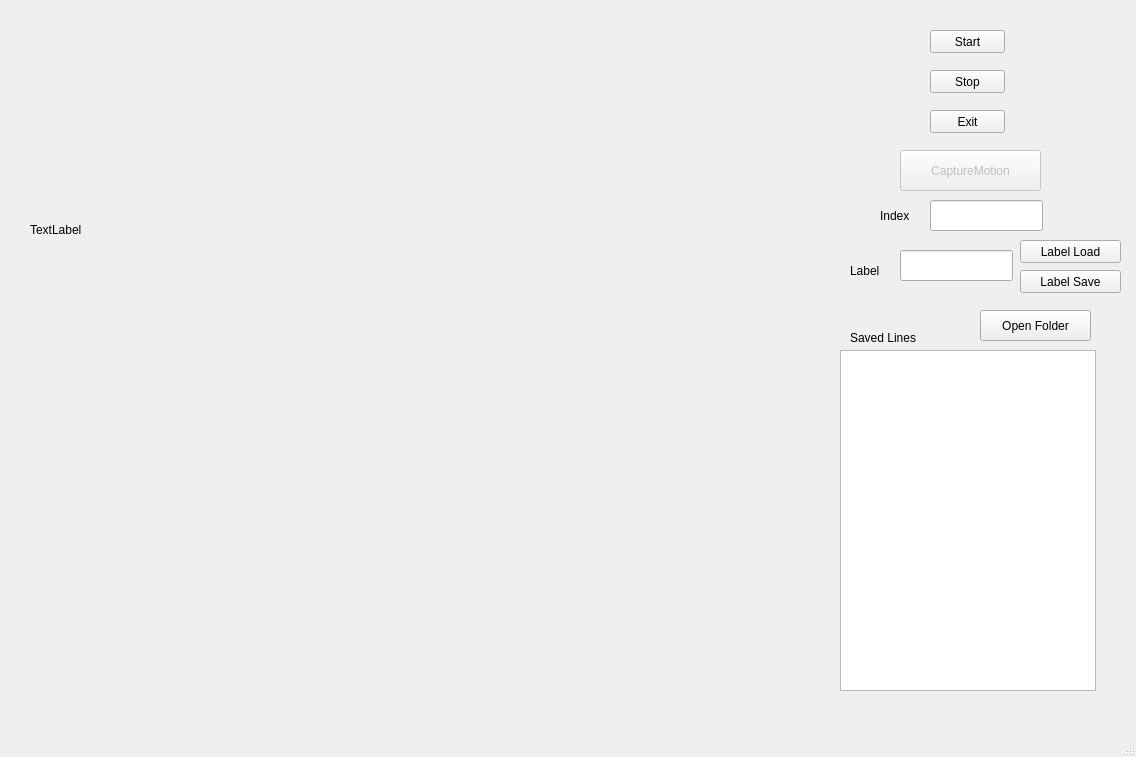
<?xml version="1.0" encoding="UTF-8"?>
<ui version="4.0">
 <class>MainWindow</class>
 <widget class="QMainWindow" name="MainWindow">
  <property name="geometry">
   <rect>
    <x>0</x>
    <y>0</y>
    <width>1136</width>
    <height>757</height>
   </rect>
  </property>
  <property name="windowTitle">
   <string>Gesture Training</string>
  </property>
  <widget class="QWidget" name="centralwidget">
   <widget class="QLabel" name="WinCamaraLabel">
    <property name="geometry">
     <rect>
      <x>30</x>
      <y>30</y>
      <width>600</width>
      <height>400</height>
     </rect>
    </property>
    <property name="text">
     <string>TextLabel</string>
    </property>
   </widget>
   <widget class="QPushButton" name="WinStartBtn">
    <property name="geometry">
     <rect>
      <x>930</x>
      <y>30</y>
      <width>75</width>
      <height>23</height>
     </rect>
    </property>
    <property name="text">
     <string>Start</string>
    </property>
   </widget>
   <widget class="QPushButton" name="WinStopBtn">
    <property name="geometry">
     <rect>
      <x>930</x>
      <y>70</y>
      <width>75</width>
      <height>23</height>
     </rect>
    </property>
    <property name="text">
     <string>Stop</string>
    </property>
   </widget>
   <widget class="QPushButton" name="WinExitBtn">
    <property name="geometry">
     <rect>
      <x>930</x>
      <y>110</y>
      <width>75</width>
      <height>23</height>
     </rect>
    </property>
    <property name="text">
     <string>Exit</string>
    </property>
   </widget>
   <widget class="QPushButton" name="WinCaptureMotionBtn">
    <property name="enabled">
     <bool>false</bool>
    </property>
    <property name="geometry">
     <rect>
      <x>900</x>
      <y>150</y>
      <width>141</width>
      <height>41</height>
     </rect>
    </property>
    <property name="text">
     <string>CaptureMotion</string>
    </property>
   </widget>
   <widget class="QLabel" name="WinIndexLabelText">
    <property name="geometry">
     <rect>
      <x>880</x>
      <y>210</y>
      <width>54</width>
      <height>12</height>
     </rect>
    </property>
    <property name="text">
     <string>Index</string>
    </property>
   </widget>
   <widget class="QLineEdit" name="WinIndexLineEdit">
    <property name="geometry">
     <rect>
      <x>930</x>
      <y>200</y>
      <width>113</width>
      <height>31</height>
     </rect>
    </property>
   </widget>
   <widget class="QListWidget" name="WinDataListWidget">
    <property name="geometry">
     <rect>
      <x>840</x>
      <y>350</y>
      <width>256</width>
      <height>341</height>
     </rect>
    </property>
   </widget>
   <widget class="QLabel" name="WinSavedLinesTxt">
    <property name="geometry">
     <rect>
      <x>850</x>
      <y>330</y>
      <width>111</width>
      <height>16</height>
     </rect>
    </property>
    <property name="text">
     <string>Saved Lines</string>
    </property>
   </widget>
   <widget class="QPushButton" name="WinOpenFolerBtn">
    <property name="geometry">
     <rect>
      <x>980</x>
      <y>310</y>
      <width>111</width>
      <height>31</height>
     </rect>
    </property>
    <property name="text">
     <string>Open Folder</string>
    </property>
   </widget>
   <widget class="QLabel" name="WinTxtLabelText">
    <property name="geometry">
     <rect>
      <x>850</x>
      <y>260</y>
      <width>41</width>
      <height>21</height>
     </rect>
    </property>
    <property name="text">
     <string>Label</string>
    </property>
   </widget>
   <widget class="QLineEdit" name="WinTextLabelEdit">
    <property name="geometry">
     <rect>
      <x>900</x>
      <y>250</y>
      <width>113</width>
      <height>31</height>
     </rect>
    </property>
   </widget>
   <widget class="QPushButton" name="WinLoadTextFileBtn">
    <property name="geometry">
     <rect>
      <x>1020</x>
      <y>240</y>
      <width>101</width>
      <height>23</height>
     </rect>
    </property>
    <property name="text">
     <string>Label Load</string>
    </property>
   </widget>
   <widget class="QPushButton" name="WinSaveTextFileBtn">
    <property name="geometry">
     <rect>
      <x>1020</x>
      <y>270</y>
      <width>101</width>
      <height>23</height>
     </rect>
    </property>
    <property name="text">
     <string>Label Save</string>
    </property>
   </widget>
  </widget>
  <widget class="QMenuBar" name="menubar">
   <property name="geometry">
    <rect>
     <x>0</x>
     <y>0</y>
     <width>1136</width>
     <height>22</height>
    </rect>
   </property>
  </widget>
  <widget class="QStatusBar" name="statusbar"/>
 </widget>
 <resources/>
 <connections/>
</ui>
